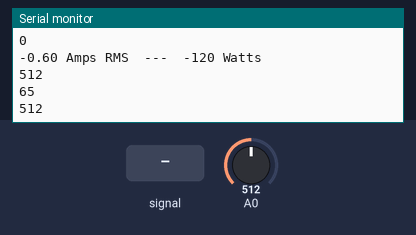
Simulated run of this sketch. Board: ESP8266 (NodeMCU). Parts: the last lines printed to the serial monitor. Inputs (shaded band) come from the test bench; at power-on: A0 = 512. WiFi joins after 1.5 s; servers stay silent unless stated.

Above: at 2.7 s.
2.8 s: A0 fed a 200 Hz sine of ±81 counts around its level
At 4.6 s:
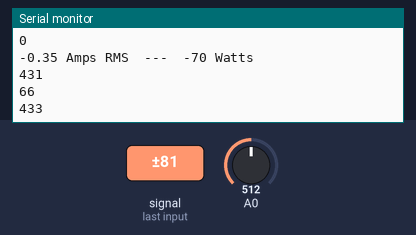
5.8 s: A0 set to 716
At 7.1 s:
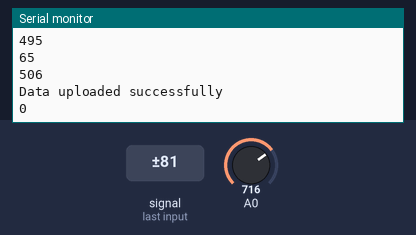
7.3 s: A0 fed a 1000 Hz sine of ±255 counts around its level
8.8 s: A0 set to 900
At 10.3 s:
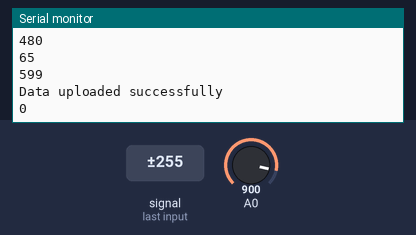
Timing chart, 0 to 11.3 s (numbered marks = the images above; inputs shaded):
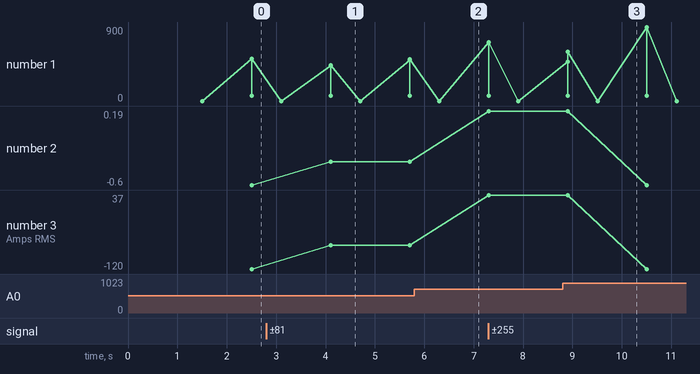

The sketch:

Predictive_Maintainence.ino
```cpp
#include <Arduino.h>
#if defined(ESP32)
  #include <WiFi.h>
#elif defined(ESP8266)
  #include <ESP8266WiFi.h>
#endif
#include <Firebase_ESP_Client.h>

// Provide the token generation process info.
#include "addons/TokenHelper.h"
// Provide the RTDB payload printing info and other helper functions.
#include "addons/RTDBHelper.h"

// Insert your network credentials
#define WIFI_SSID "WIFI_SSID"
#define WIFI_PASSWORD "WIFI_PASSWORD"

// Insert Firebase project API Key
#define API_KEY "ENTER_YOUR_API_KEY"

// Insert RTDB URL
#define DATABASE_URL "ENTER_YOUR_DATABASE_URL"

// Define Firebase Data object
FirebaseData fbdo;

FirebaseAuth auth;
FirebaseConfig config;

unsigned long sendDataPrevMillis = 0;
int count = 0;
bool signupOK = false;

float testFrequency = 50; // test signal frequency (Hz)
int res=0;
float windowLength = 40.0/testFrequency; //how long to average the signal, for statistist
int sensor=0; //Sensor analog input, here it's AD
int therm=0;
int oil = 0;
int voltz = 0;
float intercept=-0.04; // to be adjusted based on calibration testing
const int sensorIn = 32;      // pin where the OUT pin from sensor is connected on Arduino
int mVperAmp = 185;           // this the 5A version of the ACS712 -use 100 for 20A Module and 66 for 30A Module
int Watt = 0;
double Voltage = 0;
double VRMS = 0;
double AmpsRMS = 0;
int oils;
int r;
int volt = 0;

float slope= 0.0405; // to be adjusted based on calibration testing

float current_volts; // Voltage
int temp=0;
unsigned long printPeriod = 1000; //Refresh rate

unsigned long previousMillis = 0;

const int numReadings = 10;
int readings[numReadings];      // the readings from the analog input
int readIndex = 0;              // the index of the current reading
int total = 0;                  // the running total
int average = 0;                // the average

void setup() {
  Serial.begin(115200);
  WiFi.begin(WIFI_SSID, WIFI_PASSWORD);
  Serial.print("Connecting to Wi-Fi");
  while (WiFi.status() != WL_CONNECTED) {
    Serial.print(".");
    delay(300);
  }
  Serial.println();
  Serial.print("Connected with IP: ");
  Serial.println(WiFi.localIP());
  Serial.println();

  /* Assign the api key (required) */
  config.api_key = API_KEY;

  /* Assign the RTDB URL (required) */
  config.database_url = DATABASE_URL;

  /* Sign up */
  if (Firebase.signUp(&config, &auth, "", "")) {
    Serial.println("ok");
    signupOK = true;
  } else {
    Serial.printf("%s\n", config.signer.signupError.message.c_str());
  }

  /* Assign the callback function for the long running token generation task */
  config.token_status_callback = tokenStatusCallback; // see addons/TokenHelper.h

  Firebase.begin(&config, &auth);
  Firebase.reconnectWiFi(true);
}

void loop() {
if (Firebase.ready() && signupOK && (millis() - sendDataPrevMillis > 100 || sendDataPrevMillis == 0)) {
    sendDataPrevMillis = millis();

    sensor=analogRead(32); // read the analog in value:
    therm = analogRead(33);
    oils = analogRead(34);
    voltz = analogRead(35);


    if (voltz >= 2519 && voltz <= 2606){
     volt = 235;
    }

    else if(voltz >= 2302 && voltz < 2519){
      volt = 220;
    }

    else if(voltz >= 2112 && voltz < 2302){
      volt = 210;
    }

    else if(voltz >= 1955 && voltz < 2112){
      volt = 200;
    }

    else if(voltz >= 1858 && voltz < 1955){
      volt = 190;
    }

    else if(voltz >= 1653 && voltz < 1858){
      volt = 180;
    }


    else if(voltz >= 1590 && voltz < 1653){
      volt = 170;
    }

    else if(voltz >= 1429 && voltz < 1590){
      volt = 160;
    }

    else if(voltz < 1370){
      volt = LOW;
    }

    Serial.println(volt);

    Voltage = getVPP();
    VRMS = (Voltage/2.0) *0.707;   //root 2 is 0.707
    AmpsRMS = ((VRMS * 1000)/mVperAmp)-0.6; //0.3 is the error I got for my sensor

    Serial.print(AmpsRMS);
    Serial.print(" Amps RMS  ---  ");

    Watt = (AmpsRMS*240/1.2);
    Serial.print(Watt);
    Serial.println(" Watts");

    Serial.println(therm); //Displays the value
    temp = map(therm, 4095, 100, 29, 70);
    Serial.println(temp); //Displays the value

    //oils = analogRead(oil);
    Serial.println(oils);

    if(oils <= 100){
      r = 0;
    }

    else if(oils >=120 && oils <=200){
      r = 1;
    }

    else if(oils >=250){
      r = 2;
    }

    // Upload the analog sensor values to the Firebase Realtime Database
    if (Firebase.RTDB.setInt(&fbdo, "sensor-values/current", AmpsRMS) &&
        Firebase.RTDB.setInt(&fbdo, "sensor-values/voltage", volt) &&
        Firebase.RTDB.setInt(&fbdo, "sensor-values/thermometer", temp) &&
        Firebase.RTDB.setInt(&fbdo, "sensor-values/oilViscosity", r)) {
      Serial.println("Data uploaded successfully");
    } else {
      Serial.println("Failed to upload data");
      Serial.println("REASON: " + fbdo.errorReason());
    }

    count++;
  }
}


float getVPP()
{
  float result;
  int readValue;                // value read from the sensor
  int maxValue = 0;             // store max value here
  int minValue = 4096;          // store min value here ESP32 ADC resolution

   uint32_t start_time = millis();
   while((millis()-start_time) < 1000) //sample for 1 Sec
   {
       readValue = analogRead(sensorIn);
       // see if you have a new maxValue
       if (readValue > maxValue)
       {
           //record the maximum sensor value/
           maxValue = readValue;
       }
       if (readValue < minValue)
       {
           //record the minimum sensor value/
           minValue = readValue;
       }
   }

   // Subtract min from max
   result = ((maxValue - minValue) * 3.3)/4096.0; //ESP32 ADC resolution 4096

   return result;
}
```

Measured:
- after the input at 2.8 s, the serial monitor: prints a new line after 1.3 s (image 1)
- plotted number 1: 512 → 506 after the input at 2.8 s
- plotted number 2: -0.6 → -0.35 after the input at 2.8 s, -0.35 → 0.19 after the input at 7.3 s, 0.19 → -0.6 after the input at 8.8 s
- plotted number 3: -120 → -70 after the input at 2.8 s, -70 → 37 after the input at 7.3 s, 37 → -120 after the input at 8.8 s
